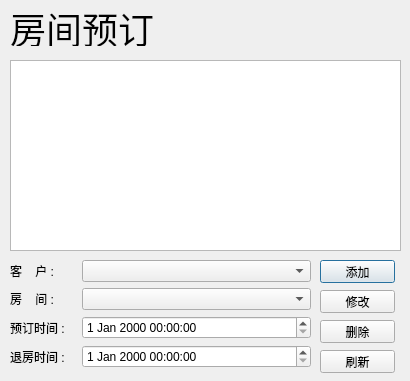
<?xml version="1.0" encoding="UTF-8"?>
<ui version="4.0">
 <class>adminOrderDialog</class>
 <widget class="QDialog" name="adminOrderDialog">
  <property name="geometry">
   <rect>
    <x>0</x>
    <y>0</y>
    <width>410</width>
    <height>381</height>
   </rect>
  </property>
  <property name="windowTitle">
   <string>Dialog</string>
  </property>
  <widget class="QPushButton" name="pushButton">
   <property name="geometry">
    <rect>
     <x>320</x>
     <y>260</y>
     <width>75</width>
     <height>23</height>
    </rect>
   </property>
   <property name="text">
    <string>添加</string>
   </property>
  </widget>
  <widget class="QLabel" name="label">
   <property name="geometry">
    <rect>
     <x>10</x>
     <y>10</y>
     <width>144</width>
     <height>36</height>
    </rect>
   </property>
   <property name="font">
    <font>
     <pointsize>27</pointsize>
    </font>
   </property>
   <property name="text">
    <string>房间预订</string>
   </property>
  </widget>
  <widget class="QWidget" name="layoutWidget">
   <property name="geometry">
    <rect>
     <x>10</x>
     <y>260</y>
     <width>301</width>
     <height>108</height>
    </rect>
   </property>
   <layout class="QVBoxLayout" name="verticalLayout">
    <item>
     <layout class="QHBoxLayout" name="horizontalLayout">
      <item>
       <widget class="QLabel" name="label_3">
        <property name="maximumSize">
         <size>
          <width>66</width>
          <height>16777215</height>
         </size>
        </property>
        <property name="text">
         <string>客    户 : </string>
        </property>
       </widget>
      </item>
      <item>
       <widget class="QComboBox" name="comboBox"/>
      </item>
     </layout>
    </item>
    <item>
     <layout class="QHBoxLayout" name="horizontalLayout_2">
      <item>
       <widget class="QLabel" name="label_4">
        <property name="maximumSize">
         <size>
          <width>66</width>
          <height>16777215</height>
         </size>
        </property>
        <property name="text">
         <string>房    间 : </string>
        </property>
       </widget>
      </item>
      <item>
       <widget class="QComboBox" name="comboBox_2"/>
      </item>
     </layout>
    </item>
    <item>
     <layout class="QHBoxLayout" name="horizontalLayout_3">
      <item>
       <widget class="QLabel" name="label_5">
        <property name="maximumSize">
         <size>
          <width>66</width>
          <height>16777215</height>
         </size>
        </property>
        <property name="text">
         <string>预订时间 : </string>
        </property>
       </widget>
      </item>
      <item>
       <widget class="QDateTimeEdit" name="dateTimeEdit"/>
      </item>
     </layout>
    </item>
    <item>
     <layout class="QHBoxLayout" name="horizontalLayout_4">
      <item>
       <widget class="QLabel" name="label_6">
        <property name="maximumSize">
         <size>
          <width>66</width>
          <height>16777215</height>
         </size>
        </property>
        <property name="text">
         <string>退房时间 : </string>
        </property>
       </widget>
      </item>
      <item>
       <widget class="QDateTimeEdit" name="dateTimeEdit_2"/>
      </item>
     </layout>
    </item>
   </layout>
  </widget>
  <widget class="QPushButton" name="pushButton_2">
   <property name="geometry">
    <rect>
     <x>320</x>
     <y>290</y>
     <width>75</width>
     <height>23</height>
    </rect>
   </property>
   <property name="text">
    <string>修改</string>
   </property>
  </widget>
  <widget class="QPushButton" name="pushButton_3">
   <property name="geometry">
    <rect>
     <x>320</x>
     <y>320</y>
     <width>75</width>
     <height>23</height>
    </rect>
   </property>
   <property name="text">
    <string>删除</string>
   </property>
  </widget>
  <widget class="QTableView" name="tableView">
   <property name="geometry">
    <rect>
     <x>10</x>
     <y>60</y>
     <width>391</width>
     <height>191</height>
    </rect>
   </property>
  </widget>
  <widget class="QPushButton" name="pushButton_4">
   <property name="geometry">
    <rect>
     <x>320</x>
     <y>350</y>
     <width>75</width>
     <height>23</height>
    </rect>
   </property>
   <property name="text">
    <string>刷新</string>
   </property>
  </widget>
 </widget>
 <resources/>
 <connections/>
</ui>
